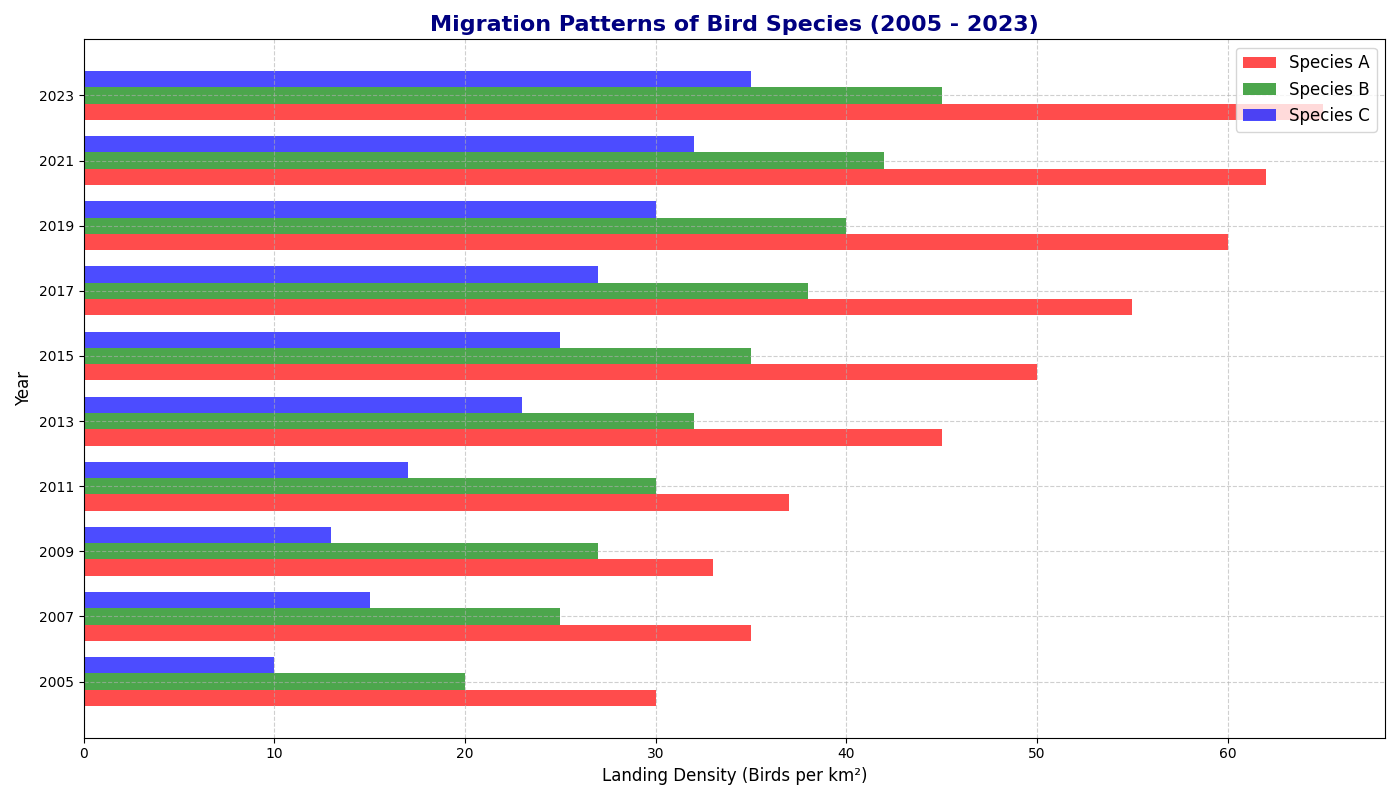

The Python source for this figure:
import matplotlib.pyplot as plt
import numpy as np

# Years of observation
years = np.array([2005, 2007, 2009, 2011, 2013, 2015, 2017, 2019, 2021, 2023])

# Data for different bird species
species_a_landing_density = np.array([30, 35, 33, 37, 45, 50, 55, 60, 62, 65])
species_b_landing_density = np.array([20, 25, 27, 30, 32, 35, 38, 40, 42, 45])
species_c_landing_density = np.array([10, 15, 13, 17, 23, 25, 27, 30, 32, 35])

# Create a figure
fig, ax = plt.subplots(figsize=(14, 8))

# Create horizontal bar chart
bar_width = 0.25
indices = np.arange(len(years))
ax.barh(indices, species_a_landing_density, bar_width, color='red', alpha=0.7, label='Species A')
ax.barh(indices + bar_width, species_b_landing_density, bar_width, color='green', alpha=0.7, label='Species B')
ax.barh(indices + 2 * bar_width, species_c_landing_density, bar_width, color='blue', alpha=0.7, label='Species C')

# Titles and labels
ax.set_title('Migration Patterns of Bird Species (2005 - 2023)', fontsize=16, fontweight='bold', color='navy')
ax.set_xlabel('Landing Density (Birds per km²)', fontsize=12)
ax.set_ylabel('Year', fontsize=12)
ax.set_yticks(indices + bar_width)
ax.set_yticklabels(years)

# Adding legend
ax.legend(loc='upper right', fontsize=12)

# Grid
ax.grid(True, linestyle='--', alpha=0.6)

plt.tight_layout()
plt.show()
